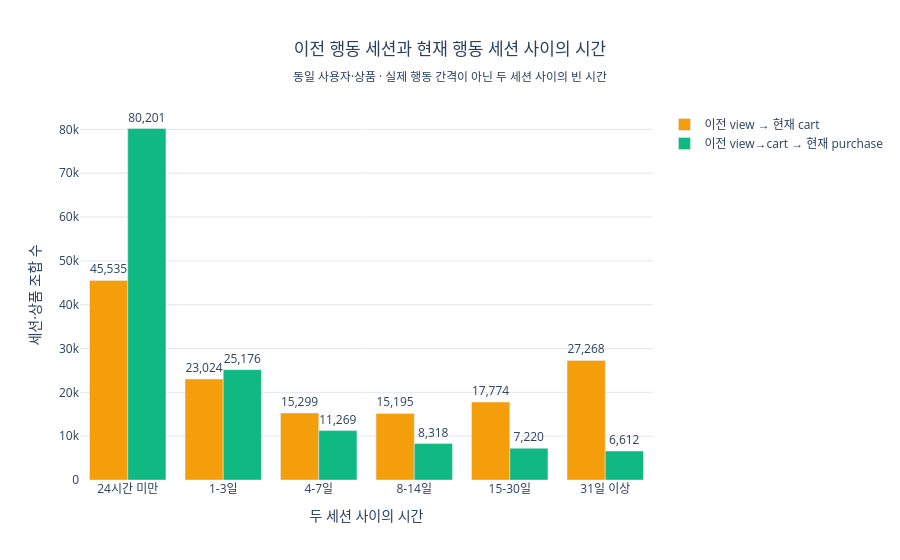

Source (notebook cell):
### Code cell
journey_paths = journey_gap['행동연결'].drop_duplicates().tolist()
fig = go.Figure()
for path, color in zip(journey_paths, [color_map['cart'], color_map['purchase']]):
    part = journey_gap[journey_gap['행동연결'] == path]
    fig.add_bar(
        name=path,
        x=part['기간구간'],
        y=part['세션상품_조합수'],
        marker_color=color,
        text=part['세션상품_조합수'],
        texttemplate='%{text:,.0f}',
        textposition='outside',
        cliponaxis=False,
    )
fig.update_layout(
    title=dict(
        text='이전 행동 세션과 현재 행동 세션 사이의 시간<br>'
             '<sub>동일 사용자·상품 · 실제 행동 간격이 아닌 두 세션 사이의 빈 시간</sub>',
        x=0.5,
        xanchor='center',
    ),
    barmode='group',
    plot_bgcolor='white',
    yaxis=dict(title='세션·상품 조합 수', gridcolor='#E5E7EB'),
    xaxis=dict(title='두 세션 사이의 시간'),
    margin=dict(t=110),
)
fig.show()

### Figure 1 — Plotly figure (JSON) as saved in the notebook; plotly's stock layout.template omitted (floating-point values rounded to 4 significant figures)
{"data": [{"cliponaxis": false, "marker": {"color": "#F59E0B"}, "name": "이전 view → 현재 cart", "text": [45540.0, 23020.0, 15300.0, 15200.0, 17770.0, 27270.0], "textposition": "outside", "texttemplate": "%{text:,.0f}", "type": "bar", "x": ["24시간 미만", "1-3일", "4-7일", "8-14일", "15-30일", "31일 이상"], "y": [45535, 23024, 15299, 15195, 17774, 27268]}, {"cliponaxis": false, "marker": {"color": "#10B981"}, "name": "이전 view→cart → 현재 purchase", "text": [80200.0, 25180.0, 11270.0, 8318.0, 7220.0, 6612.0], "textposition": "outside", "texttemplate": "%{text:,.0f}", "type": "bar", "x": ["24시간 미만", "1-3일", "4-7일", "8-14일", "15-30일", "31일 이상"], "y": [80201, 25176, 11269, 8318, 7220, 6612]}], "layout": {"barmode": "group", "margin": {"t": 110}, "plot_bgcolor": "white", "title": {"text": "이전 행동 세션과 현재 행동 세션 사이의 시간<br><sub>동일 사용자·상품 · 실제 행동 간격이 아닌 두 세션 사이의 빈 시간</sub>", "x": 0.5, "xanchor": "center"}, "xaxis": {"title": {"text": "두 세션 사이의 시간"}}, "yaxis": {"gridcolor": "#E5E7EB", "title": {"text": "세션·상품 조합 수"}}}}
